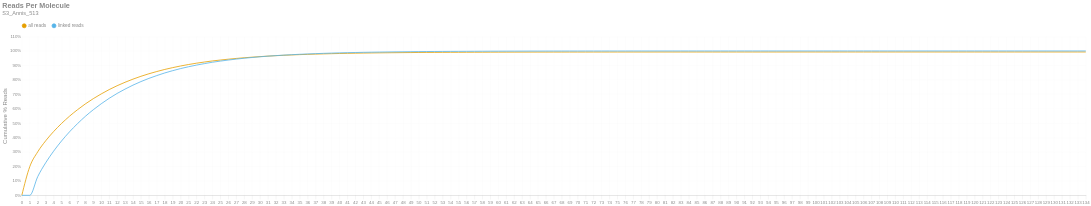

Here is the notebook cell this chart was saved with:
### Markdown cell above
### Reads per Molecule
This chart shows the cumulative distribution of the number of reads per linked molecule. That is, how many alignments are associated with a unique molecule. This excludes the number of reads associated with invalid or absent linked-read barcodes. The `linked` histogram is the percentages recalculated when disregarding singletons.

### Code cell
if SKIPLR:
    print_html(f"Skipped")
else:
    counts = np.bincount(valids['reads'].cast(pl.Int64).to_numpy())
    weighted = counts * np.arange(len(counts))
    all_perc = weighted / n_reads
    linked_perc = weighted / n_linked_reads
    linked_perc[1] = 0
    binned_df = pl.DataFrame({
        'readsper': list(range(len(counts))),
        'all reads (cumsum)': np.cumsum(all_perc).tolist(),
        'linked reads (cumsum)': np.cumsum(linked_perc).tolist(),
    })

    with SafeRender(binned_df):
        (
            density_plot(binned_df, 'Reads Per Molecule', samplename, 'readspmol')
            .encode(
                x=alt.X('readsper:O', title=None).axis(labelAngle=0).scale(padding=0),
                y=alt.Y('value:Q', title='Cumulative % Reads').axis(format='%').stack(False),
                color=alt.Color("key:N").scale(domain=["all reads", "linked reads"]),
                tooltip=[
                    alt.Tooltip("key:N", title="Data Type"),
                    alt.Tooltip("readsper:O", title="Reads Per Molecule"),
                    alt.Tooltip("value:Q", format=".2%", title="% Reads (Cum.)")
                ]            
            )
        ).display()

### Figure 1 — Vega-Lite specification as saved in the notebook (floating-point values rounded to 4 significant figures; data arrays with more than 128 entries replaced by an {"elided": "..."} marker saying what was removed)
{"width": "container", "height": 400, "config": {"title": {"anchor": "start", "dy": -15, "fontSize": 18, "color": "#888888", "subtitleColor": "#888888", "subtitleFontSize": 14}, "arc": {"fill": "#0072B2"}, "axis": {"domainColor": "#888888", "domainWidth": 0.5, "gridWidth": 0.2, "grid": false, "titleFontWeight": 400, "titleFontSize": 15, "labelFontSize": 11, "labelColor": "#888888", "tickColor": "#888888", "tickWidth": 0.2, "titleColor": "#888888"}, "axisBand": {"grid": false}, "axisX": {"grid": true, "tickSize": 10, "domainCap": "round"}, "axisY": {"domain": false, "grid": true, "tickSize": 0, "domainCap": "round"}, "background": "transparent", "header": {"labelFontSize": 15, "labelColor": "#888888", "titleFontSize": 15, "titleFontWeight": 600, "titleColor": "#888888"}, "legend": {"labelFont": "sans-serif", "labelFontSize": 12, "labelColor": "#888888", "symbolSize": 100, "symbolType": "circle", "titleFontSize": 12, "titlePadding": 10, "titleColor": "#888888", "title": null, "orient": "top"}, "range": {"category": ["#E69F00", "#56B4E9", "#009E73", "#F0E442", "#0072B2", "#D55E00", "#CC79A7", "#000000"], "diverging": ["#cfe8f3", "#a2d4ec", "#73bfe2", "#46abdb", "#1696d2", "#12719e"]}, "area": {"fill": "#0072B2", "fillOpacity": 0.7, "line": true, "strokeOpacity": 0.7}, "line": {"color": "#0072B2", "stroke": "#0072B2", "strokeWidth": 2}, "trail": {"color": "#0072B2", "stroke": "#0072B2", "strokeWidth": 0, "size": 1}, "point": {"filled": true, "fillOpacity": 1.0, "size": 95}, "text": {"color": "#888888", "fontSize": 11, "align": "right", "fontWeight": 400, "size": 11}, "bar": {"fill": "#0072B2", "stroke": null}, "view": {"stroke": null, "continuousWidth": 660, "continuousHeight": 400}}, "data": {"name": "data-a943ee41e9f9aa0e5e30a6a38df243db"}, "mark": {"type": "line", "interpolate": "monotone", "point": {"opacity": 0, "size": 275}}, "encoding": {"color": {"field": "key", "scale": {"domain": ["all reads", "linked reads"]}, "type": "nominal"}, "tooltip": [{"field": "key", "title": "Data Type", "type": "nominal"}, {"field": "readsper", "title": "Reads Per Molecule", "type": "ordinal"}, {"field": "value", "format": ".2%", "title": "% Reads (Cum.)", "type": "quantitative"}], "x": {"axis": {"labelAngle": 0}, "field": "readsper", "scale": {"padding": 0}, "title": null, "type": "ordinal"}, "y": {"axis": {"format": "%"}, "field": "value", "stack": false, "title": "Cumulative % Reads", "type": "quantitative"}}, "params": [{"name": "param_c36ac31b6afebe62", "select": {"type": "point", "fields": ["key"]}, "bind": "legend"}], "title": {"text": "Reads Per Molecule", "subtitle": "S3_Annis_513"}, "transform": [{"fold": ["all reads (cumsum)", "linked reads (cumsum)"]}, {"calculate": "replace(datum.key, ' (cumsum)', '')", "as": "key"}, {"filter": {"param": "param_c36ac31b6afebe62"}}], "usermeta": {"embedOptions": {"downloadFileName": "S3_Annis_513.readspmol"}}, "$schema": "https://vega.github.io/schema/vega-lite/v6.1.0.json", "datasets": {"data-a943ee41e9f9aa0e5e30a6a38df243db": {"elided": "135 records"}}}
